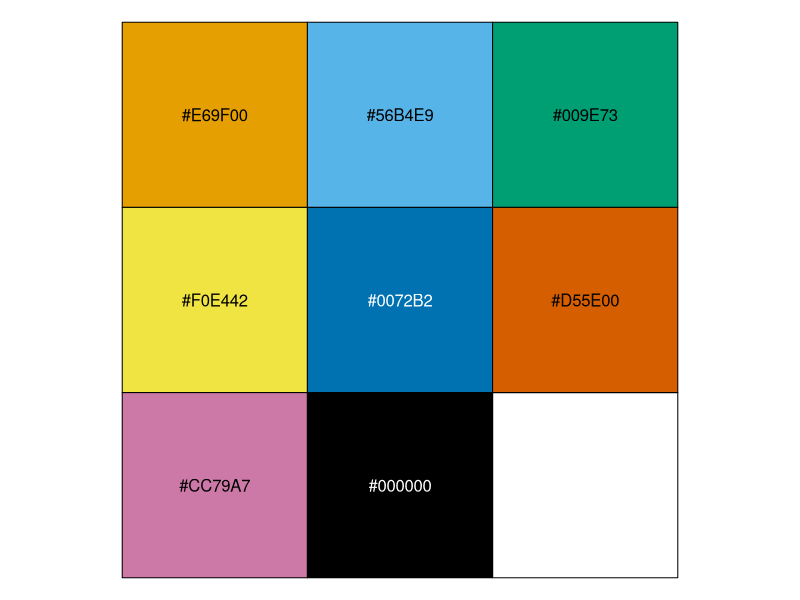
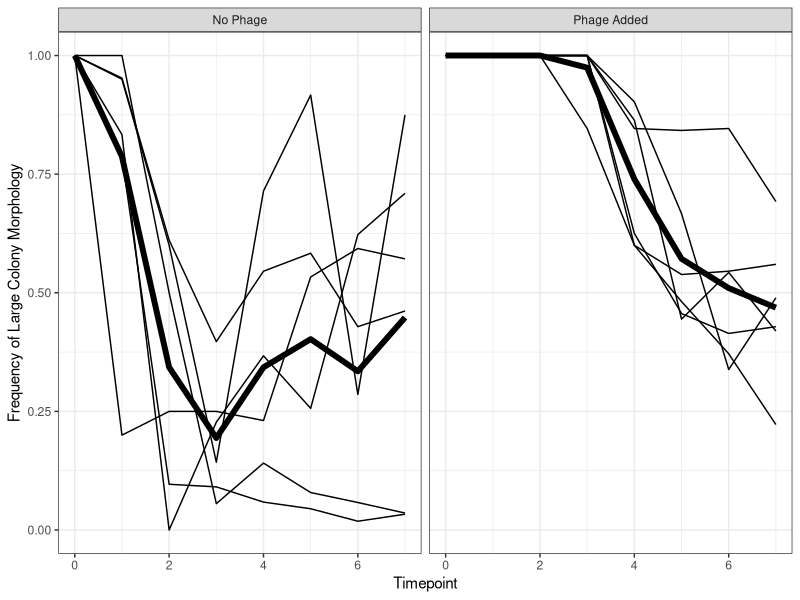
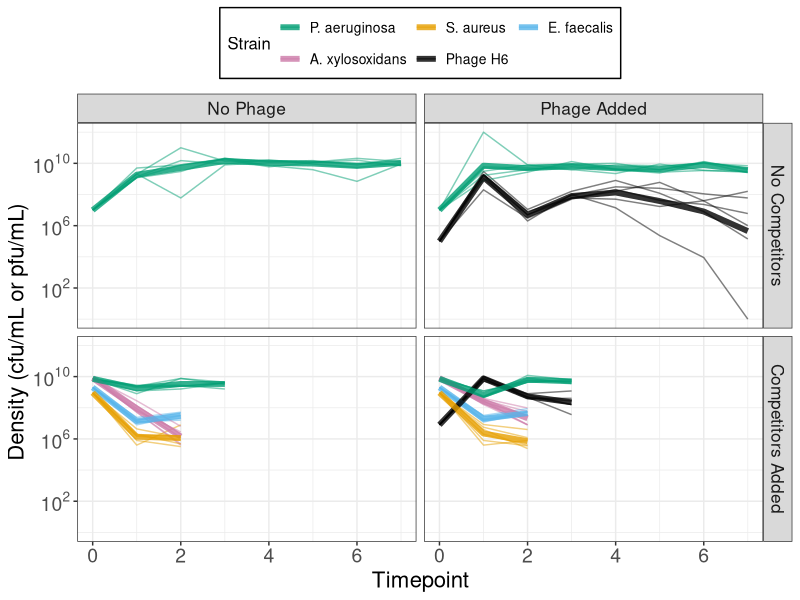

Generate these figures, in order, with R:
library(ggplot2)
library(tidyr)
library(dplyr)

#Okabe and Ito 2008 colorblind-safe qualitative color scale
my_cols <- c("#E69F00", "#56B4E9", "#009E73", "#F0E442", "#0072B2",
             "#D55E00", "#CC79A7", "#000000")
scales::show_col(my_cols)

#PA14 H6 coevol ----
evol_dens <- read.csv("2021-07-28_PA14H6_Coevol.csv", stringsAsFactors = F)
colnames(evol_dens)[5:13] <- paste("-", 0:8, sep = "")

#Pivot longer
evol_dens_lng <- as.data.frame(
  tidyr::pivot_longer(evol_dens, cols = starts_with("-"),
                      names_to = "Dilution", values_to = "count"))
evol_dens_lng <- evol_dens_lng[evol_dens_lng$count != "", ]

#For pop +2 at timepoint 1 bc density was too high to measure estimate it
# as 100 cfu at -8
evol_dens_lng$count[evol_dens_lng$Plating == "PA" & evol_dens_lng$Treat == "+" &
              evol_dens_lng$Population == 2 & evol_dens_lng$Timepoint == 1 &
                evol_dens_lng$Dilution == "-8"] <- 100

#Calculate densities & frequencies
evol_dens_lng <- group_by(evol_dens_lng, Timepoint, Plating, Treat, Population)
evol_dens_sum <- summarize(
  evol_dens_lng,
  dens_dil = max(as.numeric(Dilution[!(count %in% c("clumped", "lacy", "mbc", "too")) &
                            !grepl("~", count)])),
  freq_dil = max(as.numeric(Dilution[!(count %in% c("clumped", "lacy", "mbc", "too"))])),
  dens_val = count[as.numeric(Dilution) == dens_dil],
  freq_val = count[as.numeric(Dilution) == freq_dil],
  dens = NA, freq_L = NA)
for (i in 1:nrow(evol_dens_sum)) {
  #First calculate density
  if (!grepl("[,LS]", evol_dens_sum$dens_val[i])) {
    #If there's not a comma, L, or S, just calculate density (frequency of L is 1)
    evol_dens_sum$dens[i] <- 
      100*as.numeric(evol_dens_sum$dens_val[i])/10**evol_dens_sum$dens_dil[i]
  } else {
    #If there's a comma, split, sum, calculate density
    temp_d <- strsplit(evol_dens_sum$dens_val[i], split = ",")[[1]]
    temp_d <- gsub("[SL]", "", temp_d)
    evol_dens_sum$dens[i] <-
      100*sum(as.numeric(temp_d))/10**evol_dens_sum$dens_dil[i]
  }
  #Now calculate frequency
  if (!grepl("[,LS]", evol_dens_sum$freq_val[i])) {
    #If there's not a comma, L, or S, frequency of L is 1
    evol_dens_sum$freq_L[i] <- 1
  } else {
    #If there's a comma, L, or S, split, calculate frequency
    temp_f <- strsplit(evol_dens_sum$freq_val[i], split = ",")[[1]]
    temp_f <- gsub("~", "", temp_f)
    types <- substr(temp_f, nchar(temp_f), nchar(temp_f))
    temp_f <- substr(temp_f, 1, nchar(temp_f)-1)
    if (length(types) == 1) {
      if (types[1] == "L") {evol_dens_sum$freq_L[i] <- 1
      } else if (types[1] == "S") {evol_dens_sum$freq_L[i] <- 0
      }
    } else {
      evol_dens_sum$freq_L[i] <- 
        as.numeric(temp_f[which(types == "L")])/sum(as.numeric(temp_f))
    }
  }
}

#Add pseudo-data on initial inoculation densities
evol_dens_sum <- 
  full_join(evol_dens_sum,
            data.frame("dens" = c(rep(10**7, 12), rep(10**5, 6)),
                       "Timepoint" = rep(0, 18),
                       "Plating" = c(rep("PA", 12), rep("H6", 6)),
                       "Treat" = c(rep("-", 6), rep("+", 12)),
                       "Population" = rep(1:6, 3),
                       "freq_L" = rep(1, 18)))
                          

                               




#Community co-passaging ----
comm_data <- read.csv("2021-12-17_community_experiment.csv",
                      stringsAsFactors = FALSE)
#Calculate density
comm_data$dens_ml <- (1000/2.5) * comm_data$Count/(10**comm_data$Dilution)

#Fix T0 data by pseudo-replicating for plotting
comm_data <- 
  rbind(
    do.call("rbind", replicate(12, comm_data[comm_data$Timepoint == 0, ],
                               simplify = FALSE)),
    comm_data[comm_data$Timepoint != 0, ])
comm_data$Phage_treat[1:(12*5)] <- rep(c("+", "-"), each = 6*5)
comm_data$Pop[1:(12*5)] <- rep(rep(1:6, each = 5), 2)
comm_data$Count[comm_data$Timepoint == 0 & comm_data$Strain == "H6" &
                  comm_data$Phage_treat == "-"] <- 0
comm_data$dens_ml[comm_data$Timepoint == 0 & comm_data$Strain == "H6" &
                    comm_data$Phage_treat == "-"] <- 0

#Merge datasets ----
evol_dens_sum <- rename(evol_dens_sum,
                        Strain = Plating,
                        Phage_treat = Treat,
                        dens_ml = dens)
evol_dens_sum <- evol_dens_sum[, !names(evol_dens_sum) %in% 
                                 c("dens_dil", "freq_dil", "dens_val", "freq_val")]
comm_data <- rename(comm_data,
                    Population = Pop)
comm_data <- comm_data[, !names(comm_data) %in% 
                                 c("Count", "Dilution")]
evol_dens_sum <- cbind(data.frame(Comm_treat = "-"),
                       evol_dens_sum)
comm_data <- cbind(data.frame(Comm_treat = "+"),
                   comm_data)
dens_data <- full_join(evol_dens_sum, comm_data)

#Summarize pops for treat-level means
dens_data_sum <- 
  summarize(group_by(dens_data, Comm_treat, Phage_treat, 
                     Timepoint, Strain),
            dens_ml = 10**mean(log10(dens_ml+1)), freq_L = mean(freq_L))


#Plots ----
png("dens_copassaging.png", width = 5, height = 5, units = "in", res = 150)
ggplot(data = dens_data,
       aes(x = Timepoint, y = dens_ml+1, color = Strain)) +
  #geom_point() + 
  geom_line(aes(group = paste(Population, Strain)), alpha = 0.5) +
  geom_line(data = dens_data_sum, lwd = 2, alpha = 0.8) +
  facet_grid(Comm_treat ~ Phage_treat,
             labeller = labeller(Phage_treat = c("+" = "Phage Added",
                                                 "-" = "No Phage"),
                                 Comm_treat = c("+" = "Competitors Added",
                                                "-" = "No Competitors"))) +
  scale_y_continuous(trans = "log10",
                     breaks = 10**c(2, 6, 10),
                     labels = scales::trans_format("log10", scales::math_format(10^.x))) +
  xlim(0, NA) +
  labs(y = "Density (cfu/mL or pfu/mL)") +
  scale_color_manual(limits = c("PA", "SA", "EF", "AX", "H6"),
                       labels = c("P. aeruginosa", "S. aureus",
                                  "E. faecalis", "A. xylosoxidans",
                                  "Phage H6"),
                       values = my_cols[c(3, 1, 2, 7, 8)]) +
  theme_bw() +
  theme(axis.title = element_text(size = 16),
        axis.text = element_text(size = 14),
        legend.title = element_text(size = 12),
        legend.text = element_text(size = 10),
        strip.text =  element_text(size = 12.5),
        #legend.position = c(0.3, 0.6),
        legend.background = element_rect(color = "black"),
        legend.position = "top") +
  guides(color = guide_legend(nrow = 2, byrow = TRUE)) +
  NULL
dev.off()


ggplot(data = dens_data[dens_data$Strain == "PA" &
                          dens_data$Comm_treat == "-", ],
       aes(x = Timepoint, y = freq_L)) +
  geom_line(aes(group = paste(Population, Strain))) +
  geom_line(data = dens_data_sum[dens_data_sum$Strain == "PA" &
                                   dens_data_sum$Comm_treat == "-", ], lwd = 2) +
  facet_grid(. ~ Phage_treat,
             labeller = as_labeller(c("+" = "Phage Added",
                                      "-" = "No Phage"))) +
  xlim(0, NA) +
  labs(y = "Frequency of Large Colony Morphology") +
  theme_bw() +
  NULL
